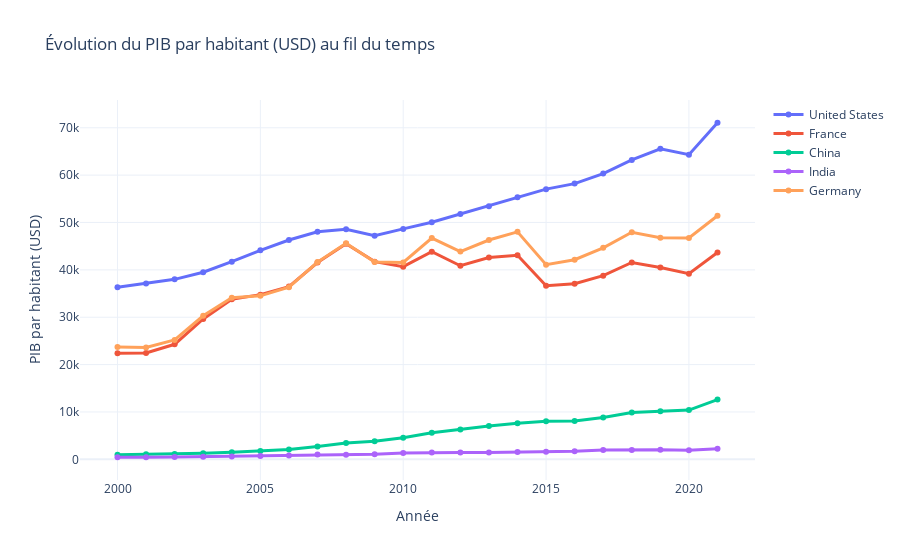

This figure's notebook cell:
### Code cell
# Pays sélectionnés
pays_selectionnes = ["United States", "France", "China", "India", "Germany"]

# Récupérer les codes pays
country_info = df[df['Country'].isin(pays_selectionnes)][['Country', 'Country Code']].drop_duplicates()
country_codes = country_info['Country Code'].tolist()

# Fonction pour récupérer les données historiques
def fetch_historical_data(indicateur, country_codes):
    frames = []
    for code in country_codes:
        url = f"https://api.worldbank.org/v2/country/{code}/indicator/{indicateur}?format=json&date=2000:2021&per_page=300"
        response = requests.get(url)
        data = response.json()
        if len(data) > 1:
            df_hist = pd.DataFrame(data[1])
            df_hist['Country Code'] = code
            frames.append(df_hist)
    if frames:
        return pd.concat(frames, ignore_index=True)
    return pd.DataFrame()

# Appel de la fonction
df_hist = fetch_historical_data(indicateur, country_codes)

# Nettoyage et visualisation
if not df_hist.empty:
    df_hist = df_hist[['country', 'date', 'value']].dropna()
    df_hist['Value'] = df_hist['value'].astype(float)
    df_hist['Year'] = df_hist['date'].astype(int)
    df_hist['Country'] = df_hist['country'].apply(lambda x: x['value'])

    # Création du graphique temporel
    fig_line = go.Figure()
    for country in pays_selectionnes:
        df_country = df_hist[df_hist['Country'] == country]
        fig_line.add_trace(go.Scatter(
            x=df_country['Year'],
            y=df_country['Value'],
            mode='lines+markers',
            name=country,
            line=dict(width=3),
        ))

    # Personnalisation du graphique
    fig_line.update_layout(
        title="Évolution du PIB par habitant (USD) au fil du temps",
        xaxis_title="Année",
        yaxis_title="PIB par habitant (USD)",
        template='plotly_white',
    )
    fig_line.show()
else:
    print("Aucune donnée historique disponible.")

### Figure 1 — Plotly figure (JSON) as saved in the notebook; plotly's stock layout.template omitted (floating-point values rounded to 4 significant figures)
{"data": [{"line": {"width": 3}, "mode": "lines+markers", "name": "United States", "type": "scatter", "x": [2021, 2020, 2019, 2018, 2017, 2016, 2015, 2014, 2013, 2012, 2011, 2010, 2009, 2008, 2007, 2006, 2005, 2004, 2003, 2002, 2001, 2000], "y": [71060.0, 64320.0, 65550.0, 63200.0, 60320.0, 58210.0, 57040.0, 55300.0, 53410.0, 51780.0, 50070.0, 48650.0, 47190.0, 48570.0, 48050.0, 46300.0, 44120.0, 41720.0, 39490.0, 38000.0, 37130.0, 36330.0]}, {"line": {"width": 3}, "mode": "lines+markers", "name": "France", "type": "scatter", "x": [2021, 2020, 2019, 2018, 2017, 2016, 2015, 2014, 2013, 2012, 2011, 2010, 2009, 2008, 2007, 2006, 2005, 2004, 2003, 2002, 2001, 2000], "y": [43670.0, 39180.0, 40490.0, 41560.0, 38780.0, 37060.0, 36650.0, 43070.0, 42600.0, 40870.0, 43850.0, 40680.0, 41740.0, 45520.0, 41560.0, 36470.0, 34770.0, 33800.0, 29630.0, 24290.0, 22450.0, 22420.0]}, {"line": {"width": 3}, "mode": "lines+markers", "name": "China", "type": "scatter", "x": [2021, 2020, 2019, 2018, 2017, 2016, 2015, 2014, 2013, 2012, 2011, 2010, 2009, 2008, 2007, 2006, 2005, 2004, 2003, 2002, 2001, 2000], "y": [12620.0, 10410.0, 10140.0, 9905.0, 8817.0, 8094.0, 8016.0, 7636.0, 7020.0, 6301.0, 5614.0, 4550.0, 3832.0, 3468.0, 2694.0, 2099.0, 1753.0, 1509.0, 1289.0, 1149.0, 1053.0, 959.4]}, {"line": {"width": 3}, "mode": "lines+markers", "name": "India", "type": "scatter", "x": [2021, 2020, 2019, 2018, 2017, 2016, 2015, 2014, 2013, 2012, 2011, 2010, 2009, 2008, 2007, 2006, 2005, 2004, 2003, 2002, 2001, 2000], "y": [2250.0, 1916.0, 2050.0, 1974.0, 1958.0, 1714.0, 1590.0, 1560.0, 1438.0, 1434.0, 1450.0, 1351.0, 1097.0, 993.5, 1023.0, 802.0, 710.5, 624.1, 543.8, 468.8, 449.9, 442.0]}, {"line": {"width": 3}, "mode": "lines+markers", "name": "Germany", "type": "scatter", "x": [2021, 2020, 2019, 2018, 2017, 2016, 2015, 2014, 2013, 2012, 2011, 2010, 2009, 2008, 2007, 2006, 2005, 2004, 2003, 2002, 2001, 2000], "y": [51430.0, 46750.0, 46810.0, 47940.0, 44650.0, 42140.0, 41100.0, 48020.0, 46300.0, 43860.0, 46710.0, 41570.0, 41650.0, 45610.0, 41640.0, 36350.0, 34520.0, 34110.0, 30310.0, 25200.0, 23630.0, 23690.0]}], "layout": {"title": {"text": "Évolution du PIB par habitant (USD) au fil du temps"}, "xaxis": {"title": {"text": "Année"}}, "yaxis": {"title": {"text": "PIB par habitant (USD)"}}}}
